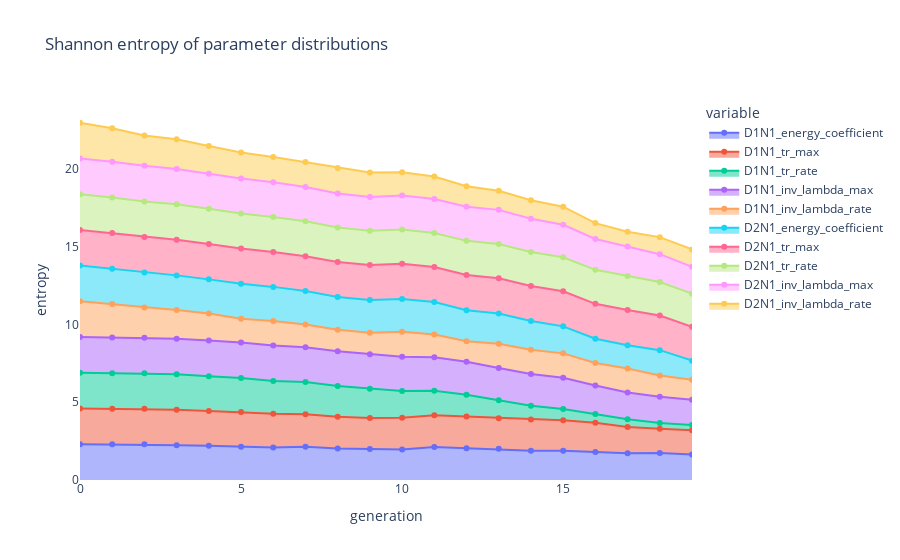

Notebook source saved alongside this figure:
### Code cell
def compute_shannon_entropy(p, bins=10):
    """Proche de 0 = distribution similaires."""
    hist_p, _ = np.histogram(p, bins=bins, density=True)
    hist_p += 1e-10
    p = hist_p / np.sum(hist_p)

    return entropy(p)


entropies = {}
for generation in data.reset_index()["generation"].unique():
    data_gen = data[data["generation"] == generation]
    gen_entropy = {k: compute_shannon_entropy(v) for k, v in data_gen.items() if k in var}
    entropies[generation] = gen_entropy

entropies = pd.DataFrame(entropies).T

entropies = (
    entropies.unstack().reset_index().rename(columns={"level_1": "generation", "level_0": "variable", 0: "entropy"})
)

px.area(
    entropies,
    x="generation",
    y="entropy",
    color="variable",
    line_group="variable",
    title="Shannon entropy of parameter distributions",
    labels={"index": "Generation", "value": "Shannon entropy"},
    markers=True,
).update_layout(xaxis_showgrid=False, yaxis_showgrid=False, plot_bgcolor="rgba(0, 0, 0, 0)")

### Figure 1 — Plotly figure (JSON) as saved in the notebook; plotly's stock layout.template omitted (floating-point values rounded to 4 significant figures)
{"data": [{"fillpattern": {"shape": ""}, "hovertemplate": "variable=D1N1_energy_coefficient<br>generation=%{x}<br>entropy=%{y}<extra></extra>", "legendgroup": "D1N1_energy_coefficient", "line": {"color": "#636efa"}, "marker": {"symbol": "circle"}, "mode": "lines+markers", "name": "D1N1_energy_coefficient", "orientation": "v", "showlegend": true, "stackgroup": "1", "type": "scatter", "x": [0, 1, 2, 3, 4, 5, 6, 7, 8, 9, 10, 11, 12, 13, 14, 15, 16, 17, 18, 19], "xaxis": "x", "y": [2.3, 2.294, 2.293, 2.243, 2.196, 2.146, 2.088, 2.141, 2.024, 1.997, 1.97, 2.121, 2.047, 2.006, 1.888, 1.877, 1.804, 1.723, 1.729, 1.636], "yaxis": "y"}, {"fillpattern": {"shape": ""}, "hovertemplate": "variable=D1N1_tr_max<br>generation=%{x}<br>entropy=%{y}<extra></extra>", "legendgroup": "D1N1_tr_max", "line": {"color": "#EF553B"}, "marker": {"symbol": "circle"}, "mode": "lines+markers", "name": "D1N1_tr_max", "orientation": "v", "showlegend": true, "stackgroup": "1", "type": "scatter", "x": [0, 1, 2, 3, 4, 5, 6, 7, 8, 9, 10, 11, 12, 13, 14, 15, 16, 17, 18, 19], "xaxis": "x", "y": [2.298, 2.29, 2.283, 2.28, 2.245, 2.22, 2.166, 2.095, 2.042, 1.985, 2.03, 2.041, 2.035, 1.968, 1.999, 1.963, 1.871, 1.682, 1.569, 1.567], "yaxis": "y"}, {"fillpattern": {"shape": ""}, "hovertemplate": "variable=D1N1_tr_rate<br>generation=%{x}<br>entropy=%{y}<extra></extra>", "legendgroup": "D1N1_tr_rate", "line": {"color": "#00cc96"}, "marker": {"symbol": "circle"}, "mode": "lines+markers", "name": "D1N1_tr_rate", "orientation": "v", "showlegend": true, "stackgroup": "1", "type": "scatter", "x": [0, 1, 2, 3, 4, 5, 6, 7, 8, 9, 10, 11, 12, 13, 14, 15, 16, 17, 18, 19], "xaxis": "x", "y": [2.299, 2.288, 2.288, 2.279, 2.238, 2.188, 2.111, 2.06, 1.976, 1.88, 1.718, 1.571, 1.407, 1.155, 0.8967, 0.7333, 0.5645, 0.5051, 0.3712, 0.3302], "yaxis": "y"}, {"fillpattern": {"shape": ""}, "hovertemplate": "variable=D1N1_inv_lambda_max<br>generation=%{x}<br>entropy=%{y}<extra></extra>", "legendgroup": "D1N1_inv_lambda_max", "line": {"color": "#ab63fa"}, "marker": {"symbol": "circle"}, "mode": "lines+markers", "name": "D1N1_inv_lambda_max", "orientation": "v", "showlegend": true, "stackgroup": "1", "type": "scatter", "x": [0, 1, 2, 3, 4, 5, 6, 7, 8, 9, 10, 11, 12, 13, 14, 15, 16, 17, 18, 19], "xaxis": "x", "y": [2.299, 2.293, 2.294, 2.288, 2.295, 2.284, 2.279, 2.245, 2.232, 2.22, 2.207, 2.166, 2.12, 2.077, 2.035, 2.004, 1.834, 1.718, 1.684, 1.635], "yaxis": "y"}, {"fillpattern": {"shape": ""}, "hovertemplate": "variable=D1N1_inv_lambda_rate<br>generation=%{x}<br>entropy=%{y}<extra></extra>", "legendgroup": "D1N1_inv_lambda_rate", "line": {"color": "#FFA15A"}, "marker": {"symbol": "circle"}, "mode": "lines+markers", "name": "D1N1_inv_lambda_rate", "orientation": "v", "showlegend": true, "stackgroup": "1", "type": "scatter", "x": [0, 1, 2, 3, 4, 5, 6, 7, 8, 9, 10, 11, 12, 13, 14, 15, 16, 17, 18, 19], "xaxis": "x", "y": [2.299, 2.149, 1.942, 1.843, 1.73, 1.541, 1.581, 1.466, 1.383, 1.382, 1.606, 1.465, 1.313, 1.564, 1.564, 1.569, 1.449, 1.542, 1.374, 1.279], "yaxis": "y"}, {"fillpattern": {"shape": ""}, "hovertemplate": "variable=D2N1_energy_coefficient<br>generation=%{x}<br>entropy=%{y}<extra></extra>", "legendgroup": "D2N1_energy_coefficient", "line": {"color": "#19d3f3"}, "marker": {"symbol": "circle"}, "mode": "lines+markers", "name": "D2N1_energy_coefficient", "orientation": "v", "showlegend": true, "stackgroup": "1", "type": "scatter", "x": [0, 1, 2, 3, 4, 5, 6, 7, 8, 9, 10, 11, 12, 13, 14, 15, 16, 17, 18, 19], "xaxis": "x", "y": [2.299, 2.273, 2.241, 2.229, 2.201, 2.245, 2.197, 2.143, 2.115, 2.115, 2.116, 2.088, 2.003, 1.945, 1.842, 1.736, 1.56, 1.497, 1.625, 1.231], "yaxis": "y"}, {"fillpattern": {"shape": ""}, "hovertemplate": "variable=D2N1_tr_max<br>generation=%{x}<br>entropy=%{y}<extra></extra>", "legendgroup": "D2N1_tr_max", "line": {"color": "#FF6692"}, "marker": {"symbol": "circle"}, "mode": "lines+markers", "name": "D2N1_tr_max", "orientation": "v", "showlegend": true, "stackgroup": "1", "type": "scatter", "x": [0, 1, 2, 3, 4, 5, 6, 7, 8, 9, 10, 11, 12, 13, 14, 15, 16, 17, 18, 19], "xaxis": "x", "y": [2.295, 2.296, 2.294, 2.29, 2.28, 2.268, 2.246, 2.242, 2.244, 2.244, 2.267, 2.245, 2.263, 2.258, 2.251, 2.254, 2.249, 2.268, 2.232, 2.178], "yaxis": "y"}, {"fillpattern": {"shape": ""}, "hovertemplate": "variable=D2N1_tr_rate<br>generation=%{x}<br>entropy=%{y}<extra></extra>", "legendgroup": "D2N1_tr_rate", "line": {"color": "#B6E880"}, "marker": {"symbol": "circle"}, "mode": "lines+markers", "name": "D2N1_tr_rate", "orientation": "v", "showlegend": true, "stackgroup": "1", "type": "scatter", "x": [0, 1, 2, 3, 4, 5, 6, 7, 8, 9, 10, 11, 12, 13, 14, 15, 16, 17, 18, 19], "xaxis": "x", "y": [2.298, 2.295, 2.283, 2.278, 2.256, 2.253, 2.245, 2.244, 2.23, 2.215, 2.198, 2.19, 2.196, 2.213, 2.19, 2.194, 2.186, 2.192, 2.156, 2.13], "yaxis": "y"}, {"fillpattern": {"shape": ""}, "hovertemplate": "variable=D2N1_inv_lambda_max<br>generation=%{x}<br>entropy=%{y}<extra></extra>", "legendgroup": "D2N1_inv_lambda_max", "line": {"color": "#FF97FF"}, "marker": {"symbol": "circle"}, "mode": "lines+markers", "name": "D2N1_inv_lambda_max", "orientation": "v", "showlegend": true, "stackgroup": "1", "type": "scatter", "x": [0, 1, 2, 3, 4, 5, 6, 7, 8, 9, 10, 11, 12, 13, 14, 15, 16, 17, 18, 19], "xaxis": "x", "y": [2.297, 2.293, 2.291, 2.274, 2.265, 2.253, 2.246, 2.215, 2.185, 2.172, 2.194, 2.189, 2.191, 2.192, 2.145, 2.089, 1.983, 1.893, 1.787, 1.732], "yaxis": "y"}, {"fillpattern": {"shape": ""}, "hovertemplate": "variable=D2N1_inv_lambda_rate<br>generation=%{x}<br>entropy=%{y}<extra></extra>", "legendgroup": "D2N1_inv_lambda_rate", "line": {"color": "#FECB52"}, "marker": {"symbol": "circle"}, "mode": "lines+markers", "name": "D2N1_inv_lambda_rate", "orientation": "v", "showlegend": true, "stackgroup": "1", "type": "scatter", "x": [0, 1, 2, 3, 4, 5, 6, 7, 8, 9, 10, 11, 12, 13, 14, 15, 16, 17, 18, 19], "xaxis": "x", "y": [2.297, 2.157, 1.952, 1.911, 1.782, 1.677, 1.625, 1.599, 1.645, 1.576, 1.487, 1.447, 1.324, 1.224, 1.186, 1.16, 1.022, 0.9549, 1.096, 1.114], "yaxis": "y"}], "layout": {"legend": {"title": {"text": "variable"}, "tracegroupgap": 0}, "plot_bgcolor": "rgba(0, 0, 0, 0)", "title": {"text": "Shannon entropy of parameter distributions"}, "xaxis": {"anchor": "y", "domain": [0, 1], "showgrid": false, "title": {"text": "generation"}}, "yaxis": {"anchor": "x", "domain": [0, 1], "showgrid": false, "title": {"text": "entropy"}}}}
